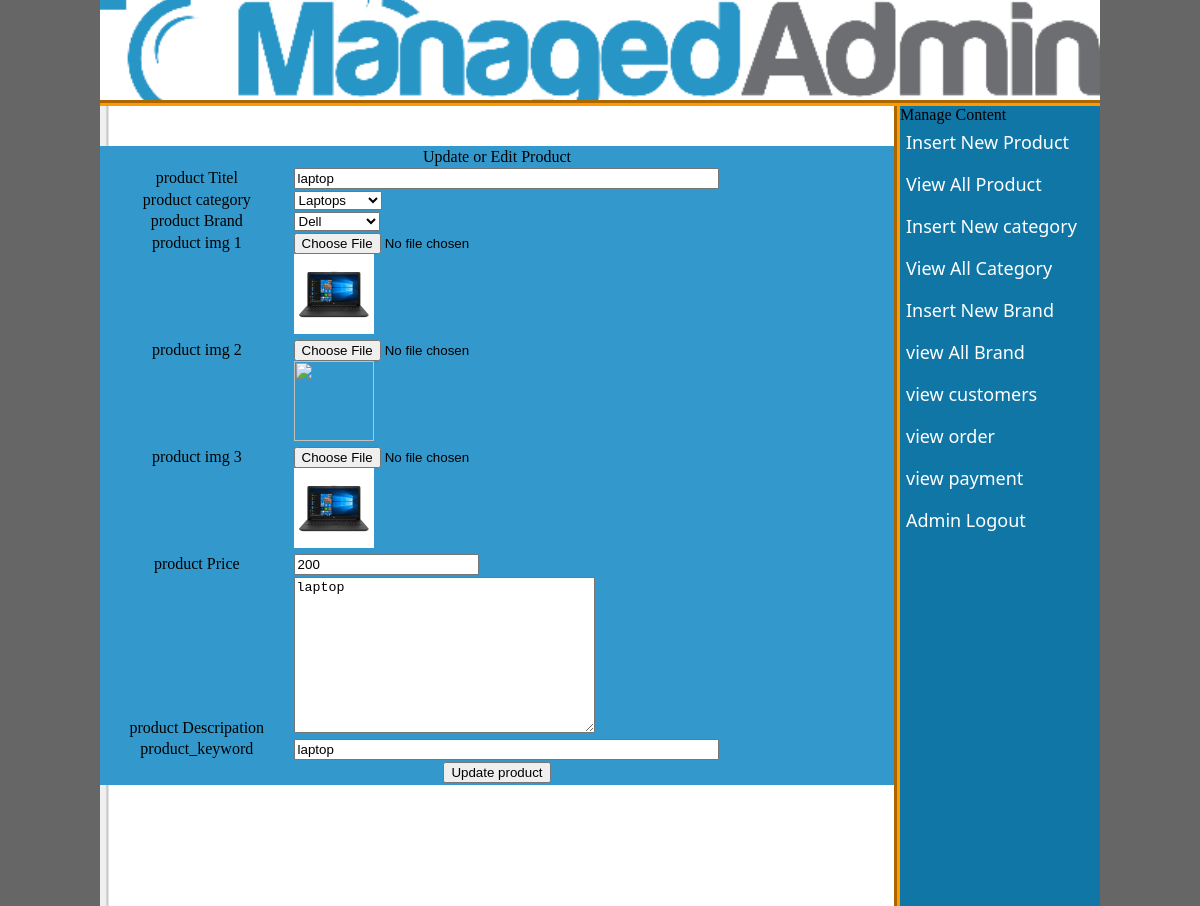
The app's page /Myproject/admin_area/index.php?edit_pro=2 (signed in) with its own data.
### tables this page shows
CREATE TABLE `products` (
  `product_id` int(10) NOT NULL,
  `cat_id` int(10) NOT NULL,
  `brand_id` int(10) NOT NULL,
  `date` timestamp NOT NULL DEFAULT CURRENT_TIMESTAMP ON UPDATE CURRENT_TIMESTAMP,
  `product_titel` text NOT NULL,
  `product_image1` text NOT NULL,
  `product_image2` text NOT NULL,
  `product_image3` text NOT NULL,
  `product_price` int(10) NOT NULL,
  `product_des` text NOT NULL,
  `product_keywords` text NOT NULL,
  `status` text NOT NULL
);

CREATE TABLE `categories` (
  `cat_id` int(10) NOT NULL,
  `cat_titel` text NOT NULL
);

CREATE TABLE `brands` (
  `brand_id` int(10) NOT NULL,
  `brand_titel` text NOT NULL
);

### Myproject/admin_area/edit_pro.php (the view, shortened to what this page needs)
<?php
include("includes/db.php");
if(!isset($_SESSION['admin_email']))
{
    echo "<script>window.open('login.php','_self')</script>";
}
else
{
if(isset($_GET['edit_pro']))
{
    $edit_id=$_GET['edit_pro'];
    $get_edit="select * from products where product_id='$edit_id'";
    $run_edit=mysqli_query($con,$get_edit);
    $row_edit=mysqli_fetch_array($run_edit);
    $p_titel=$row_edit['product_titel'];
    $cat_id=$row_edit['cat_id'];
    $brand_id=$row_edit['brand_id'];
    $p_image1=$row_edit['product_image1'];
    $p_image2=$row_edit['product_image2'];
    $p_image3=$row_edit['product_image3'];
    $p_price=$row_edit['product_price'];
    $p_des=$row_edit['product_des'];
    $p_keywords=$row_edit['product_keywords'];
    $get_cat=" select * from categories where cat_id='$cat_id'";
    $run_cat=mysqli_query($con,$get_cat);
    $cat_row=mysqli_fetch_array($run_cat);
    $cat_edit_titel=$cat_row['cat_titel'];
    $get_brand="select * from brands where brand_id='$brand_id'";
    $run_brand=mysqli_query($con,$get_brand);
    $brand_row=mysqli_fetch_array($run_brand);
    $brand_edit_titel=$brand_row['brand_titel'];
}
?>
<!DOCTYPE html>
<html lang="en">
<head>
</head>
<body bgcolor="#999999">
    <form method="post" action="" enctype="multipart/form-data">
        <table width="794" align="center" border="1" bgcolor="#3399CC">
            <tr align="center">
                <td colspan="2"><h1>Update or Edit Product</h1></td>
</tr>
            <tr>
            <td align="center"><b>product Titel</b></td>
                <td><input type="text" name="product_titel" size="50" value="<?php echo $p_titel; ?>"></td>
</tr>
<tr>
<td align="center"><b>product category</b></td>
                <td>
                    <select name="product_cat">
                        <option value="<?php echo $cat_id; ?>"><?php echo $cat_edit_titel; ?></option>
</select>
                </td>
</tr>
<tr>
<td align="center"><b>product Brand</b></td>
                <td> <select name="product_brand">
                    <option value="<?php echo $brand_id; ?>"><?php echo $brand_edit_titel; ?></option>
</select>
                </td>
</tr>
<tr>
<td align="center"><b>product img 1</b></td>
                <td><input type="file" name="product_img1"><br> <img src="product_images/<?php  echo $p_image1;  ?>" width="80" height="80"></td>
</tr>
<tr>
<td align="center"><b>product img 2</b></td>
                <td><input type="file" name="product_img2"><br><img src="product_images/<?php  echo $p_image2; ?>" width="80" height="80"></td>
</tr>
<tr>
<td align="center"><b>product img 3</b></td>
                <td><input type="file" name="product_img3" ><br><img src="product_images/<?php  echo $p_image3; ?>" width="80" height="80"></td>
</tr>
<tr>
<td align="center"><b>product Price</b></td>
                <td><input type="text" name="product_price" value="<?php echo $p_price; ?>"></td>
</tr>
<tr>
<td align="center"><b>product Descripation</b></td>
                <td><textarea type="text" name="product_desc" cols="35" rows="10" ><?php echo $p_des; ?></textarea></td>
</tr>
<tr>
<td align="center"><b> product_keyword</b></td>
                <td><input type="text" name="product_keyword" size="50" value="<?php echo $p_keywords; ?>"></td>
</tr>
<tr align="center">
                <td colspan="2" ><input type="submit" name="save" value="Update product"></td>
</tr>
</table>
</form>
</body>
</html>
<?php } ?>

### Myproject/admin_area/style/style.css (style rules this page uses)
html, body, div, span, applet, object, iframe, h1, h2, h3, h4, h5, h6, p, blockquote, pre, a, abbr, acronym, address, big, cite, code, del, dfn, em, img, ins, kbd, q, s, samp, small, strike, strong, sub, sup, tt, var, b, u, i, center, dl, dt, dd, ol, ul, li, fieldset, form, label, legend, table, caption, tbody, tfoot, thead, tr, th, td, article, aside, canvas, details, embed, figure, figcaption, footer, header, hgroup, menu, nav, output, ruby, section, summary, time, mark, audio, video { margin: 0; padding: 0; border: 0; font-size: 100%; font: inherit; vertical-align: baseline; }
body { background-color: #666; }

### records on screen
products: product_titel "laptop", product_image1 (picture), product_image3 (picture), product_price "200", product_desc "laptop", product_keyword "laptop"
categories: product_cat "Laptops"
brands: product_brand "Dell"
